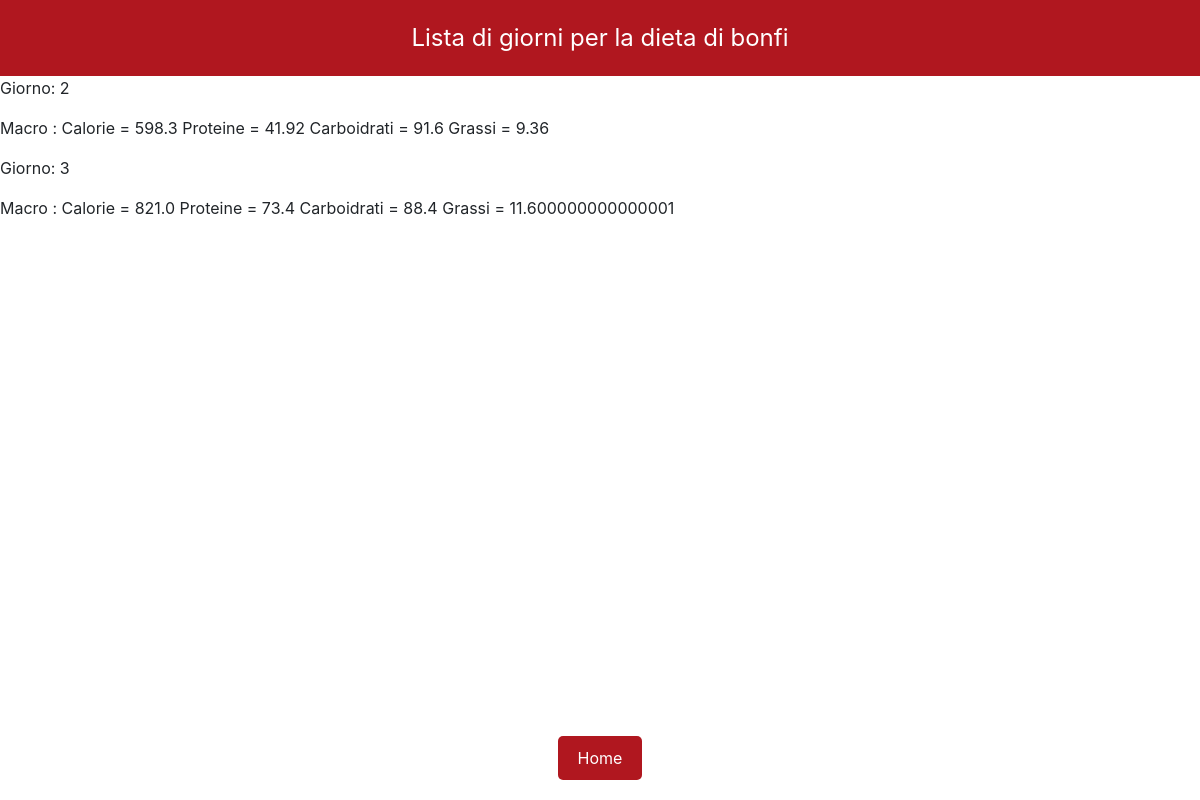
/diet/lista_giorni/2, run on the app's committed database.
### Diet/models.py (models this page shows, shortened)
class Dieta(models.Model):
    my_user = models.ForeignKey('Users.MyUser', on_delete=models.CASCADE, db_column='my_user_id')
    tipologia = models.CharField(max_length=30)
    descrizione = models.CharField(max_length=300, blank=True)
    data_inizio = models.DateField(null=True, blank=True)
    data_fine = models.DateField(null=True, blank=True)

class GiornoDieta(models.Model):
    giorno = models.IntegerField(unique=True, auto_created=True)
    dieta = models.ForeignKey(Dieta, on_delete=models.CASCADE)
    proteine = models.FloatField(default=0)
    carboidrati = models.FloatField(default=0)
    grassi = models.FloatField(default=0)
    cal = models.FloatField(default=0)
    def get_macro(self):
        return "Calorie = " + str(self.cal) + " Proteine = " + str(
            self.proteine) + " Carboidrati = " + str(self.carboidrati) + " Grassi = " + str(self.grassi)

### Users/models.py (models this page shows)
class MyUser(AbstractUser):
    sesso = models.CharField(max_length=10, choices=SESSO)
    peso = models.FloatField(blank=True, null=True)
    altezza = models.FloatField(blank=True, null=True)
    tipo_abbonamento = models.IntegerField(default=1)
    fine_abbonamento = models.DateField(blank=True, null=True)
    immagine_profilo = models.ImageField(upload_to="fotouser/", blank=True)
    obiettivo = models.CharField(max_length=400, blank=True, null=True)

### Diet/views.py (the view)
# urls.py: path('lista_giorni/<int:dieta_pk>', mostra_giorni, name="mostra_giorni"),
def mostra_giorni(request, dieta_pk):
    dieta = Dieta.objects.get(pk=dieta_pk)
    giorni = GiornoDieta.objects.all().filter(dieta=dieta)
    context = {
        'dieta': dieta,
        'giorni': giorni
    }
    return render(request, template_name="Diet/listagiorni.html", context=context)

### Diet/templates/Diet/listagiorni.html (shortened to what this page needs)
{% extends 'base.html'%}
{% block content %}
    <div class="text_red"> Lista di giorni per la dieta di {{ dieta.my_user }} </div>
    {% for giorno in giorni %}
        <div class="giorno">
            <p>Giorno:  {{ giorno.giorno }}</p>
            <p>Macro : {{ giorno.get_macro }} </p>
        </div>
    {% endfor %}
    <div class="div-bassa-2">
            <br>
            <form method="POST" action="{% url 'home_login'%}">
                <button class="pulsante-rosso" type="submit">Home</button>
            </form>
    </div>
{% endblock %}

### static/style/style.css (style rules this page uses)
.text_red { background-color: #B0171F; padding: 20px; color: white; font-size: 24px; text-align: center; }
.pulsante-rosso { background-color: #B0171F; color: white; padding: 10px 20px; border: none; border-radius: 5px; cursor: pointer; }
.div-bassa-2 { position: fixed; bottom: 0; left: 0; right: 0; display: flex; justify-content: center; padding: 20px 0; }
.div-bassa-2 button { margin: 0 20px; }

### Diet/templates/Diet/listagiorni.html (style rules this page uses)
.div-bassa-2 button { margin: 0 10px; }

### data on the page
Dieta: my_user "bonfi"
GiornoDieta: giorno "2", get_macro "Calorie = 598.3 Proteine = 41.92 Carboidrati = 91.6 Grassi = 9.36"
GiornoDieta: giorno "3", get_macro "Calorie = 821.0 Proteine = 73.4 Carboidrati = 88.4 Grassi = 11.600000000000001"
